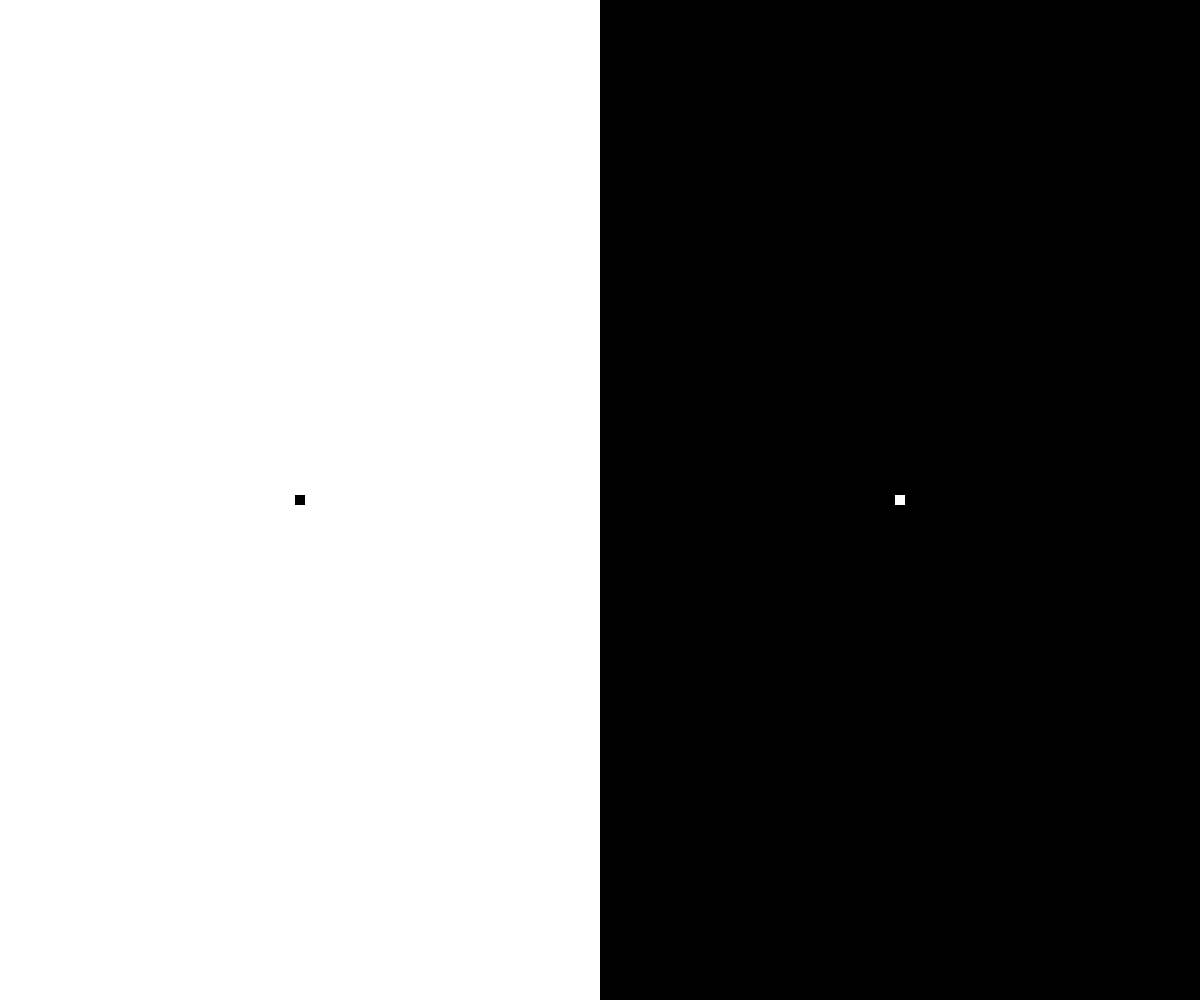
Frame 1 (no input)
Frame 60 (no input): identical to frame 1, image omitted
Frame 120 (the mouse pressed at the canvas centre since frame 60): identical to frame 1, image omitted

The p5.js sketch that drew this single still picture (run headless with seeded random() and noise() and a simulated clock; from frame 60 on, the mouse is pressed at the canvas centre):

// p5.js sketch
// ── sketch.js
function setup() {
  createCanvas(windowWidth,windowHeight);
  rectMode(CENTER);
}

function draw() {
  noStroke();
  fill(255);
  rect(width/4,height/2,width/2,height);
  fill(0);
  rect(width/4,height/2, 10, 10);
  
  fill(0);
  rect((width*3)/4, height/2,width/2, height);
  fill(255);
  rect(width*3/4, height/2, 10,10);
}
